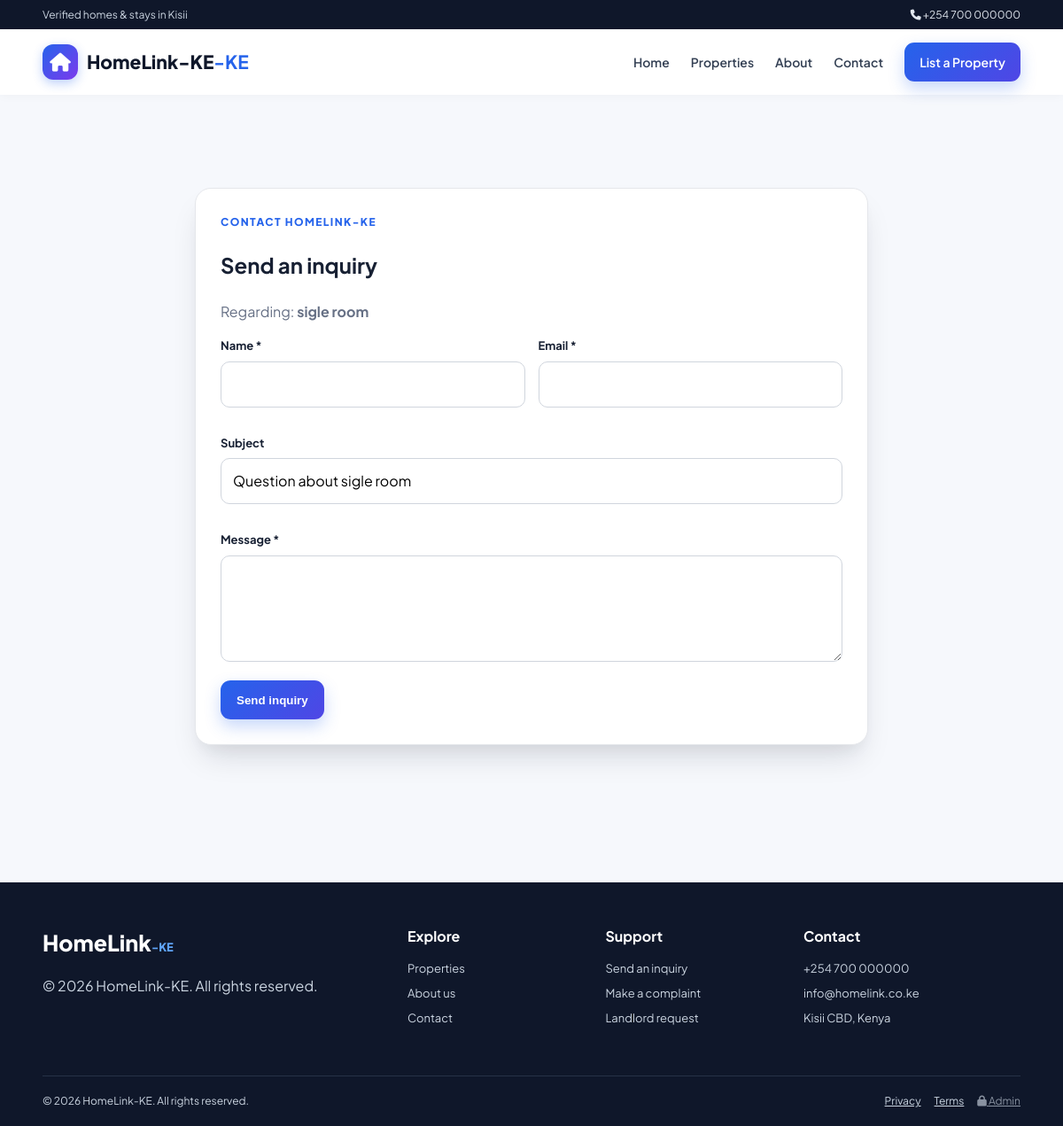
The page /HomeLink-KE/forms/inquiry.php?property_id=11 on the database its author committed.
### tables this page shows
CREATE TABLE `site_settings` (
  `id` int(11) NOT NULL DEFAULT 1,
  `site_name` varchar(150) NOT NULL DEFAULT 'HomeLink-KE',
  `site_logo` varchar(255) DEFAULT '',
  `contact_email` varchar(100) NOT NULL DEFAULT 'info@homelink.co.ke',
  `contact_phone` varchar(50) NOT NULL DEFAULT '+254 700 000000',
  `office_location` varchar(255) NOT NULL DEFAULT 'Kisii CBD, Kenya',
  `mpesa_paybill` varchar(50) DEFAULT '247247',
  `mpesa_account` varchar(100) DEFAULT 'HomeLink',
  `viewing_fee` decimal(10,2) DEFAULT 1000.00,
  `maintenance_mode` tinyint(1) DEFAULT 0,
  `footer_text` varchar(255) DEFAULT '© 2026 HomeLink-KE. All rights reserved.',
  `updated_at` timestamp NOT NULL DEFAULT current_timestamp() ON UPDATE current_timestamp(),
  `facebook_link` varchar(255) DEFAULT '',
  `twitter_link` varchar(255) DEFAULT '',
  `whatsapp_number` varchar(50) DEFAULT '',
  `instagram_link` varchar(255) DEFAULT '',
  `site_tagline` varchar(100) DEFAULT '-KE',
  `contact_location` varchar(255) DEFAULT 'Kisii CBD, Kenya'
);

CREATE TABLE `properties` (
  `id` int(11) NOT NULL,
  `title` varchar(255) NOT NULL,
  `location` varchar(255) NOT NULL,
  `price` decimal(10,2) NOT NULL,
  `status` enum('available','rented','sold') DEFAULT 'available',
  `description` text DEFAULT NULL,
  `image_url` varchar(255) DEFAULT NULL,
  `created_at` timestamp NOT NULL DEFAULT current_timestamp(),
  `deposit_info` varchar(255) DEFAULT NULL,
  `bedrooms` int(11) DEFAULT NULL,
  `furnished_status` enum('Furnished','Unfurnished','Semi-Furnished') DEFAULT 'Unfurnished',
  `amenities` text DEFAULT NULL,
  `category` varchar(100) DEFAULT NULL,
  `is_verified` tinyint(1) DEFAULT 0,
  `is_hidden` tinyint(1) DEFAULT 0,
  `landlord_name` varchar(255) DEFAULT NULL,
  `landlord_phone` varchar(50) DEFAULT NULL,
  `landlord_email` varchar(255) DEFAULT NULL,
  `landlord_notes` text DEFAULT NULL,
  `video_path` varchar(255) DEFAULT NULL,
  `availability` varchar(50) NOT NULL DEFAULT 'Available',
  `updated_at` timestamp NOT NULL DEFAULT current_timestamp() ON UPDATE current_timestamp()
);

### HomeLink-KE/includes/auth.php (called while the page is built, shortened)
<?php
function appBaseUrl(): string {
    return '/HomeLink-KE';
}

### HomeLink-KE/includes/functions.php (called while the page is built, shortened)
<?php
require_once __DIR__ . '/auth.php';
function e(?string $value): string {
    return htmlspecialchars((string)$value, ENT_QUOTES, 'UTF-8');
}
function assetUrl(string $path): string {
    $path = trim(str_replace('\\', '/', $path));
    $path = preg_replace('~^\.\./+~', '', $path);
    $path = ltrim($path, '/');
    return appBaseUrl() . '/' . $path;
}
function getSiteSettings(?mysqli $conn = null): array {
    $defaults = [
        'site_name' => 'HomeLink-KE',
        'site_tagline' => '-KE',
        'site_logo' => '',
        'contact_phone' => '+254 712 345 678',
        'contact_email' => 'info@homelink.co.ke',
        'contact_location' => 'Kisii CBD, Kenya',
        'office_location' => 'Kisii CBD, Kenya',
        'whatsapp_number' => '',
        'facebook_link' => '',
        'twitter_link' => '',
        'instagram_link' => '',
        'viewing_fee' => 1000,
        'maintenance_mode' => 0,
        'footer_text' => '© 2026 HomeLink-KE. All rights reserved.'
    ];
    try {
        $conn ??= getDBConnection();
        $res = $conn->query("SELECT * FROM site_settings WHERE id=1 LIMIT 1");
        if ($res && ($row = $res->fetch_assoc())) {
            return array_merge($defaults, $row);
        }
    } catch (Throwable $e) {}
    return $defaults;
}
function getProperty(mysqli $conn, int $id): ?array {
    $stmt = $conn->prepare('SELECT * FROM properties WHERE id=? LIMIT 1');
    $stmt->bind_param('i', $id);
    $stmt->execute();
    $r = $stmt->get_result()->fetch_assoc();
    return $r ?: null;
}

### HomeLink-KE/forms/inquiry.php (the view, shortened to what this page needs)
<?php
require_once __DIR__ . '/../includes/functions.php';
$conn = getDBConnection();
$pid = (int)($_GET['property_id'] ?? $_POST['property_id'] ?? 0);
$p = $pid ? getProperty($conn, $pid) : null;
require __DIR__ . '/../includes/header.php';
?>
<section class="section">
    <div class="form-wrap">
        <div class="kicker">CONTACT HOMELINK-KE</div>
        <h1>Send an inquiry</h1>
        <?php if ($p): ?>
            <p class="muted">Regarding: <strong><?= e($p['title']) ?></strong></p>
        <?php endif; ?>
        <form method="post">
            <div class="form-grid">
                <div class="field">
                    <label>Name *</label>
                    <input name="name" required>
                </div>
                <div class="field">
                    <label>Email *</label>
                    <input type="email" name="email" required>
                </div>
                <div class="field full">
                    <label>Subject</label>
                    <input name="subject" value="<?= e($p ? 'Question about ' . $p['title'] : '') ?>">
                </div>
                <div class="field full">
                    <label>Message *</label>
                    <textarea name="message" required></textarea>
                </div>
            </div>
            <button class="btn btn-primary">Send inquiry</button>
        </form>
    </div>
</section>
<?php require __DIR__ . '/../includes/footer.php'; ?>

### HomeLink-KE/includes/header.php (shortened to what this page needs)
<?php
require_once __DIR__ . '/functions.php';
$settings = $settings ?? getSiteSettings();
$siteName = $settings['site_name'] ?? 'HomeLink-KE';
$tagline = $settings['site_tagline'] ?? '-KE';
$logo = assetUrl((string)($settings['site_logo'] ?? ''));
$current = basename($_SERVER['PHP_SELF'] ?? 'index.php');
?>
<!doctype html>
<html lang="en">
<head>
    <link rel="stylesheet" href="https://cdnjs.cloudflare.com/ajax/libs/font-awesome/6.5.2/css/all.min.css">
    <link rel="stylesheet" href="<?= appBaseUrl() ?>/assets/folder/style.css">
</head>
<body>
    <header class="site-header">
        <div class="topbar">
            <div>Verified homes & stays in Kisii</div>
            <div class="top-contact">
                <?php if (!empty($settings['contact_phone'])): ?>
                    <a href="tel:<?= e($settings['contact_phone']) ?>">
                        <i class="fa-solid fa-phone"></i> <?= e($settings['contact_phone']) ?>
                    </a>
                <?php endif; ?>
            </div>
        </div>
        <nav class="navbar container">
            <a class="brand" href="<?= appBaseUrl() ?>/index.php">
                <?php if ($logo && file_exists(__DIR__ . '/../' . ltrim((string)$settings['site_logo'], './'))): ?>
                    <img src="<?= $logo ?>" alt="<?= e($siteName) ?> logo">
                <?php else: ?>
                    <span class="brand-mark"><i class="fa-solid fa-house"></i></span>
                <?php endif; ?>
                <span><?= e($siteName) ?><b><?= e($tagline) ?></b></span>
            </a>
            <div class="nav-links">
                <a class="<?= ($current === 'index.php' ? 'active' : '') ?>" href="<?= appBaseUrl() ?>/index.php">Home</a>
                <a href="<?= appBaseUrl() ?>/properties/index.php">Properties</a>
                <a href="<?= appBaseUrl() ?>/pages/about.php">About</a>
                <a href="<?= appBaseUrl() ?>/pages/contact.php">Contact</a>
                <a class="nav-cta" href="<?= appBaseUrl() ?>/forms/landlord-request.php">List a Property</a>
            </div>
        </nav>
    </header>
    <main>

### HomeLink-KE/includes/footer.php (shortened to what this page needs)
<?php
$settings = $settings ?? getSiteSettings();
$flash = getFlash();?>
</main>
<footer class="site-footer">
    <div class="container footer-grid">
        <div>
            <div class="footer-brand">HomeLink<span>-KE</span></div>
            <p><?= e($settings['footer_text'] ?? 'Connecting clients to verified homes and stays.') ?></p>
        </div>
        <div>
            <h4>Explore</h4>
            <a href="<?= appBaseUrl() ?>/properties/index.php">Properties</a>
            <a href="<?= appBaseUrl() ?>/pages/about.php">About us</a>
            <a href="<?= appBaseUrl() ?>/pages/contact.php">Contact</a>
        </div>
        <div>
            <h4>Support</h4>
            <a href="<?= appBaseUrl() ?>/forms/inquiry.php">Send an inquiry</a>
            <a href="<?= appBaseUrl() ?>/forms/complaint.php">Make a complaint</a>            <a href="<?= appBaseUrl() ?>/forms/landlord-request.php">Landlord request</a>        </div>
        <div>
            <h4>Contact</h4>
            <?php if (!empty($settings['contact_phone'])): ?>
                <a href="tel:<?= e($settings['contact_phone']) ?>"><?= e($settings['contact_phone']) ?></a>
            <?php endif; ?>
            <?php if (!empty($settings['contact_email'])): ?>
                <a href="mailto:<?= e($settings['contact_email']) ?>"><?= e($settings['contact_email']) ?></a>
            <?php endif; ?>
            <span><?= e($settings['office_location'] ?? $settings['contact_location'] ?? 'Kisii CBD, Kenya') ?></span>
        </div>
    </div>
    <div class="footer-bottom container">
        <span>© <?= date('Y') ?> HomeLink-KE. All rights reserved.</span>
        <div>
            <a href="<?= appBaseUrl() ?>/pages/privacy.php">Privacy</a>
            <a href="<?= appBaseUrl() ?>/pages/terms.php">Terms</a>
            <a class="admin-footer-link" href="<?= appBaseUrl() ?>/admin/login.php">                <i class="fa-solid fa-lock"></i> Admin
            </a>
        </div>
    </div>
</footer>
</body>
</html>

### HomeLink-KE/assets/folder/style.css (style rules this page uses)
:root { --primary: #2563eb; --primary-dark: #1d4ed8; --secondary: #0f172a; --accent: #10b981; --bg: #f6f8fc; --card: #ffffff; --text: #172033; --muted: #667085; --border: #e5e7eb; --danger: #dc2626; --warning: #b45309; --shadow: 0 16px 40px rgba(15, 23, 42, 0.08); --shadow-3d: 0 20px 35px -10px rgba(15, 23, 42, 0.15), 0 10px 15px -5px rgba(0, 0, 0, 0.04); --radius: 18px; --transition: all 0.3s cubic-bezier(0.16, 1, 0.3, 1); --touch-target: 44px; }
* { box-sizing: border-box; -webkit-tap-highlight-color: transparent; }
html { scroll-behavior: smooth; }
body { margin: 0; background: var(--bg); color: var(--text); font-family: 'Plus Jakarta Sans', Arial, sans-serif; line-height: 1.6; overflow-x: hidden; }
a { color: inherit; }
main { min-height: 60vh; }
.container { width: min(1180px, 92%); margin: auto; }
.topbar { background: var(--secondary); color: #cbd5e1; display: flex; justify-content: space-between; gap: 20px; padding: 7px 4%; font-size: 12px; }
.top-contact a { color: #e2e8f0; text-decoration: none; }
.site-header { background: #ffffff; position: sticky; top: 0; z-index: 1000; box-shadow: 0 2px 10px rgba(0, 0, 0, 0.03); }
.navbar { min-height: 74px; display: flex; align-items: center; justify-content: space-between; gap: 25px; }
.brand { display: flex; align-items: center; gap: 10px; text-decoration: none; font-size: 21px; font-weight: 800; color: var(--secondary); }
.brand b { color: var(--primary); }
.brand-mark { width: 40px; height: 40px; border-radius: 12px; background: linear-gradient(135deg, var(--primary), #7c3aed); color: #ffffff; display: grid; place-items: center; box-shadow: 0 4px 12px rgba(37, 99, 235, 0.3); }
.nav-links { display: flex; align-items: center; gap: 24px; }
.nav-links a { text-decoration: none; font-weight: 600; font-size: 14px; color: #344054; transition: var(--transition); }
.nav-cta, .btn-primary { background: linear-gradient(135deg, var(--primary), #4f46e5) !important; color: #ffffff !important; padding: 11px 17px; border-radius: 11px; box-shadow: 0 8px 18px rgba(37, 99, 235, 0.25); transition: var(--transition); min-height: var(--touch-target); }
.btn { display: inline-flex; align-items: center; justify-content: center; gap: 8px; border: 0; border-radius: 11px; padding: 12px 18px; text-decoration: none; font-weight: 700; cursor: pointer; transition: var(--transition); perspective: 500px; min-height: var(--touch-target); }
.section { padding: 55px 0; }
.muted { color: var(--muted); }
.form-wrap { max-width: 760px; margin: 50px auto; padding: 28px; background: #ffffff; border: 1px solid var(--border); border-radius: var(--radius); box-shadow: var(--shadow-3d); transition: var(--transition); }
.form-grid { display: grid; grid-template-columns: repeat(2, minmax(0, 1fr)); gap: 15px; }
.field { margin-bottom: 15px; }
.field label { display: block; font-size: 13px; font-weight: 700; margin-bottom: 7px; }
.field input, .field select, .field textarea, .search-box input { width: 100%; border: 1px solid #d0d5dd; border-radius: 10px; padding: 12px 13px; font: inherit; font-size: 16px; background: #ffffff; transition: var(--transition); min-height: var(--touch-target); }
.field textarea { min-height: 120px; resize: vertical; }
.full { grid-column: 1 / -1; }
.site-footer { background: #0f172a; color: #cbd5e1; margin-top: 50px; }
.footer-grid { display: grid; grid-template-columns: 2fr 1fr 1fr 1.3fr; gap: 35px; padding: 48px 0; }
.footer-grid h4 { color: #ffffff; margin: 0 0 13px; }
.footer-grid a, .footer-grid span { display: block; text-decoration: none; margin: 7px 0; font-size: 13px; transition: var(--transition); }
.footer-brand { font-size: 25px; font-weight: 800; color: #ffffff; }
.footer-brand span { display: inline; color: #60a5fa; }
.footer-bottom { border-top: 1px solid #263247; padding: 18px 0; display: flex; justify-content: space-between; gap: 15px; font-size: 12px; }
.footer-bottom div { display: flex; gap: 15px; }
.admin-footer-link { opacity: 0.65; }
.kicker { font-size: 12px; text-transform: uppercase; letter-spacing: 0.12em; color: var(--primary); font-weight: 800; }

### rows shown on the page
site_settings: contact_phone "+254 700 000000", site_name "HomeLink-KE", site_tagline "-KE", footer_text "© 2026 HomeLink-KE. All rights reserved.", contact_email "info@homelink.co.ke", office_location "Kisii CBD, Kenya"
properties: title "sigle room", subject "Question about sigle room"
